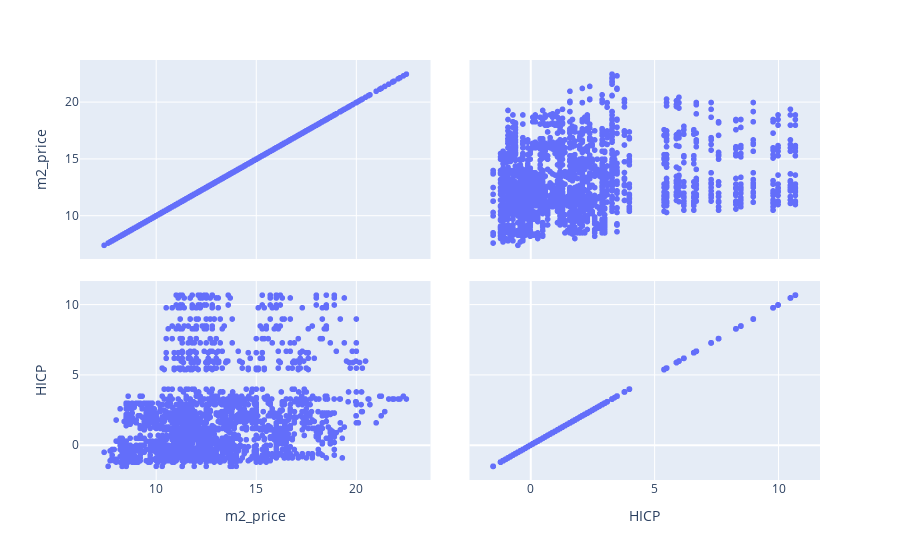

Notebook cell for this chart:
### Code cell
## DATOS MACROECONOMICOS
df_scatter = df[["m2_price","HICP"]]
fig = px.scatter_matrix(df_scatter)
fig.show()

### Figure 1 — Plotly figure (JSON) as saved in the notebook; plotly's stock layout.template omitted (floating-point values rounded to 4 significant figures; data arrays with more than 128 entries replaced by an {"elided": "..."} marker saying what was removed)
{"data": [{"dimensions": [{"axis": {"matches": true}, "label": "m2_price", "values": {"elided": "2218 float values"}}, {"axis": {"matches": true}, "label": "HICP", "values": {"elided": "2218 float values"}}], "hovertemplate": "%{xaxis.title.text}=%{x}<br>%{yaxis.title.text}=%{y}<extra></extra>", "legendgroup": "", "marker": {"color": "#636efa", "symbol": "circle"}, "name": "", "showlegend": false, "type": "splom"}], "layout": {"dragmode": "select", "legend": {"tracegroupgap": 0}, "margin": {"t": 60}}}
